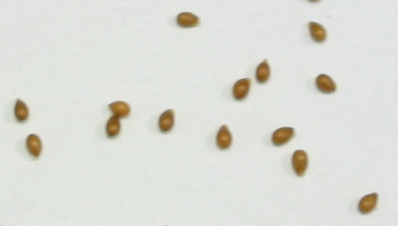
#> input picture pracPlantCV/TerceraParte/imagenes/semillas2.png, 398 x 226 px
$ jupyter execute split_objects.ipynb
#> lines starting #> are read from the running program, lines starting #| are printed output that depends on the picture; after the words box and inside, x2 and y2 are one past the last pixel; in counts of white or black regions, pixels touching at a corner belong together
[cell 1]
import numpy as np
import cv2 as cv
from matplotlib import pyplot as plt

[cell 2]
#para separar imagenes en caso de traslape de semillas
img = cv.imread('./imagenes/semillas2.png')
#> img is the input picture: shape (226, 398, 3); mean B, G, R 216, 221.9, 220.9
gray = cv.cvtColor(img,cv.COLOR_BGR2GRAY)
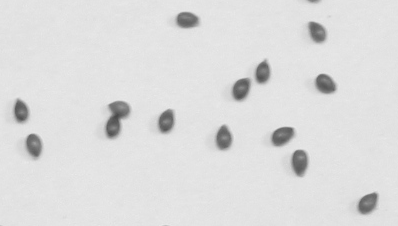
#> gray: shape (226, 398); min 73, max 237, mean 220.9
ret, thresh = cv.threshold(gray,0,255,cv.THRESH_BINARY_INV+cv.THRESH_OTSU)
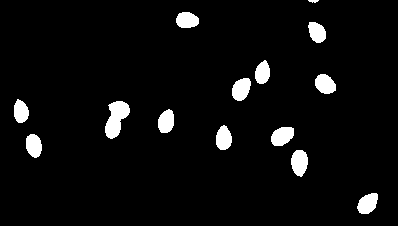
#> thresh: shape (226, 398); 4.8% white; 14 white regions, largest, box (x1, y1, x2, y2) and area: (105, 101, 130, 139) 582, (291, 150, 308, 177) 352, (271, 127, 294, 146) 339
#> ret = 174

[cell 3]
plt.imshow(thresh)
plt.show()

[cell 4]
# noise removal
kernel = np.ones((3,3),np.uint8)
opening = cv.morphologyEx(thresh,cv.MORPH_OPEN,kernel, iterations = 2)
#> opening: shape (226, 398); 4.7% white; 13 white regions, largest, box (x1, y1, x2, y2) and area: (105, 101, 130, 138) 578, (291, 150, 308, 176) 350, (271, 127, 294, 146) 339
# sure background area
sure_bg = cv.dilate(opening,kernel,iterations=3)
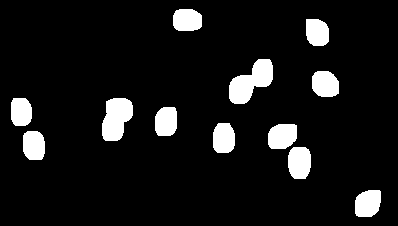
#> sure_bg: shape (226, 398); 8.8% white; 12 white regions, largest, box (x1, y1, x2, y2) and area: (229, 59, 273, 104) 1130, (102, 98, 133, 141) 998, (288, 147, 311, 179) 644
# Finding sure foreground area
dist_transform = cv.distanceTransform(opening,cv.DIST_L2,5)
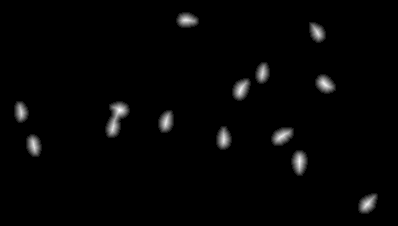
#> dist_transform: shape (226, 398) float32; min 0, max 9.2, mean 0.162; drawn with min black and max white
ret, sure_fg = cv.threshold(dist_transform,0.7*dist_transform.max(),255,0)
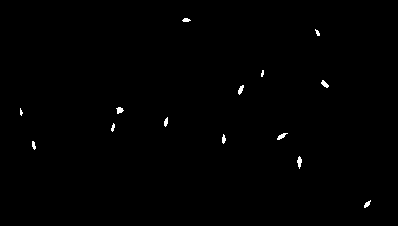
#> sure_fg: shape (226, 398) float32; 0.43% white; 14 white regions (2 under 20 px), largest, box (x1, y1, x2, y2) and area: (297, 156, 302, 169) 40, (277, 133, 288, 140) 37, (116, 107, 124, 114) 36
#> ret = 6.44
# Finding unknown region
sure_fg = np.uint8(sure_fg)
unknown = cv.subtract(sure_bg,sure_fg)
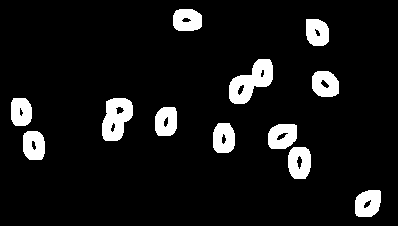
#> unknown: shape (226, 398); 8.4% white; 12 white regions, largest, box (x1, y1, x2, y2) and area: (229, 59, 273, 104) 1079, (102, 98, 133, 141) 940, (288, 147, 311, 179) 604

[cell 5]
plt.imshow(unknown)
plt.show()

[cell 6]
# Marker labelling
ret, markers = cv.connectedComponents(sure_fg)
#> markers: shape (226, 398) int32; 15 distinct labels, from 0 to 14
#> ret = 15
# Add one to all labels so that sure background is not 0, but 1
markers = markers+1
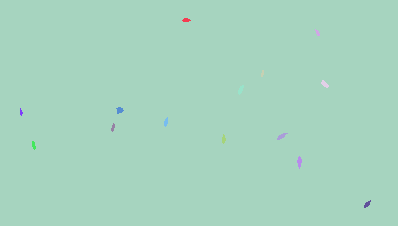
#> markers: shape (226, 398) int32; 15 distinct labels, from 1 to 15; one colour per label, 0 black
# Now, mark the region of unknown with zero
markers[unknown==255] = 0
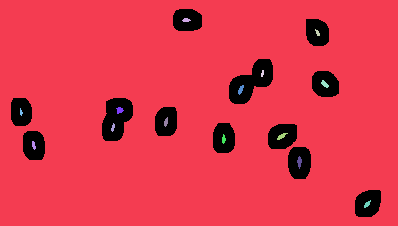
#> markers: shape (226, 398) int32; 16 distinct labels, from 0 to 15; one colour per label, 0 black

[cell 7]
plt.imshow(markers)
plt.show()

[cell 8]
markers = cv.watershed(img,markers)
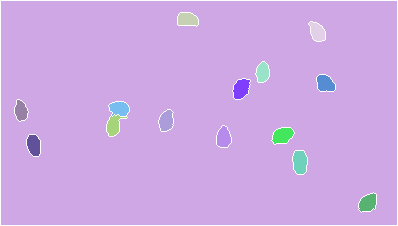
#> markers: shape (226, 398) int32; 16 distinct labels, from -1 to 15; one colour per label, 0 black, -1 white
img[markers == -1] = [255,255,0]
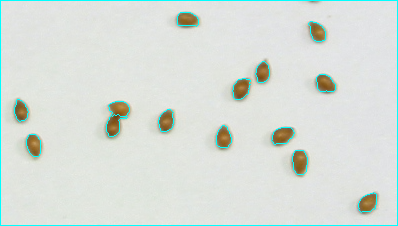
#> img: shape (226, 398, 3); 2.25% of pixels changed, all inside (x1, y1, x2, y2) = (0, 0, 398, 226)
